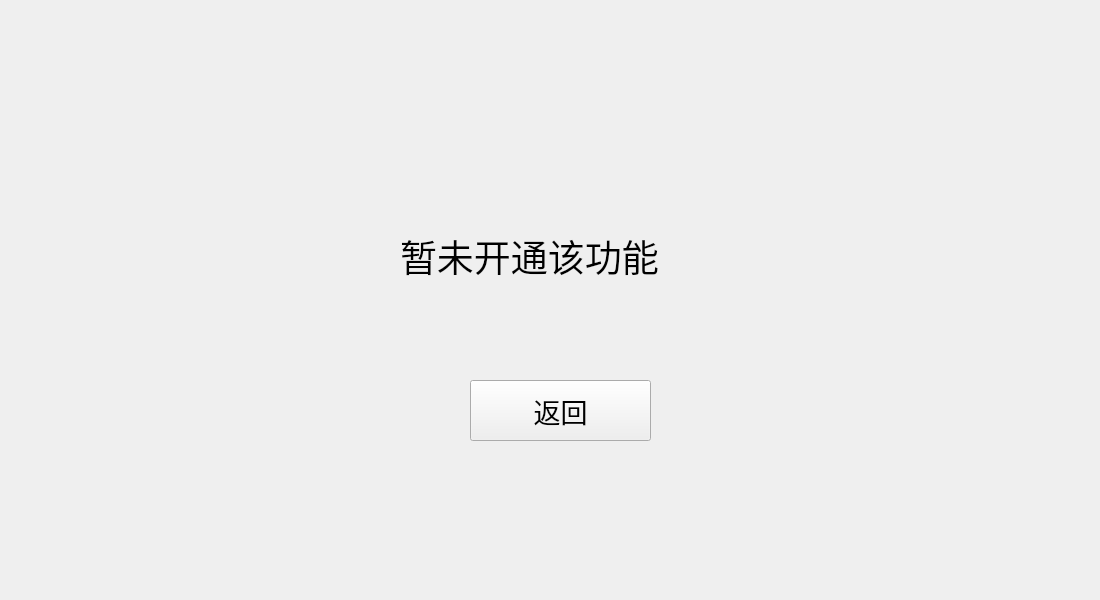
<?xml version="1.0" encoding="UTF-8"?>
<ui version="4.0">
 <class>logan</class>
 <widget class="QWidget" name="logan">
  <property name="geometry">
   <rect>
    <x>0</x>
    <y>0</y>
    <width>1100</width>
    <height>600</height>
   </rect>
  </property>
  <property name="minimumSize">
   <size>
    <width>1100</width>
    <height>600</height>
   </size>
  </property>
  <property name="maximumSize">
   <size>
    <width>1100</width>
    <height>600</height>
   </size>
  </property>
  <property name="windowTitle">
   <string>Form</string>
  </property>
  <property name="autoFillBackground">
   <bool>true</bool>
  </property>
  <widget class="QLabel" name="label">
   <property name="geometry">
    <rect>
     <x>0</x>
     <y>0</y>
     <width>1101</width>
     <height>601</height>
    </rect>
   </property>
   <property name="styleSheet">
    <string notr="true">background-image: url(:/images/resource/background.png);</string>
   </property>
   <property name="text">
    <string/>
   </property>
  </widget>
  <widget class="QLabel" name="label_2">
   <property name="geometry">
    <rect>
     <x>400</x>
     <y>230</y>
     <width>341</width>
     <height>51</height>
    </rect>
   </property>
   <property name="font">
    <font>
     <family>微软雅黑</family>
     <pointsize>28</pointsize>
    </font>
   </property>
   <property name="autoFillBackground">
    <bool>true</bool>
   </property>
   <property name="text">
    <string>暂未开通该功能</string>
   </property>
  </widget>
  <widget class="QPushButton" name="pushButton">
   <property name="geometry">
    <rect>
     <x>470</x>
     <y>380</y>
     <width>181</width>
     <height>61</height>
    </rect>
   </property>
   <property name="minimumSize">
    <size>
     <width>0</width>
     <height>0</height>
    </size>
   </property>
   <property name="maximumSize">
    <size>
     <width>201</width>
     <height>71</height>
    </size>
   </property>
   <property name="font">
    <font>
     <family>Agency FB</family>
     <pointsize>20</pointsize>
    </font>
   </property>
   <property name="text">
    <string>返回</string>
   </property>
  </widget>
 </widget>
 <resources>
  <include location="../one_class/picture.qrc"/>
 </resources>
 <connections/>
</ui>
